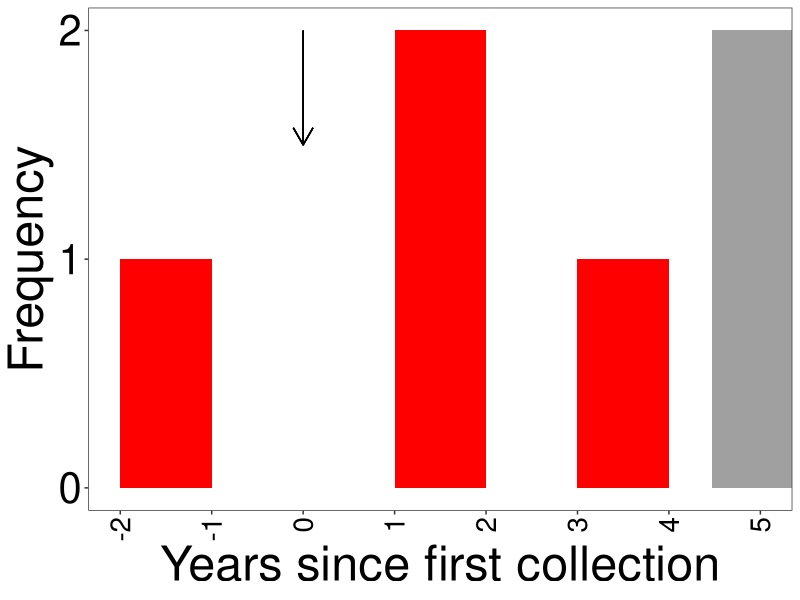

Recreate this plot in R. (Note: this script raises an error after producing the figure.)
#!/usr/bin/Rscript
library(ggplot2)

my.theme <- theme(
text=element_text(size=35),
axis.text=element_text(size=30, colour='black'),
axis.text.x=element_text(angle=90, hjust=1, vjust=0.5, size=20),
legend.text=element_text(size=30),
legend.title=element_text(size=30),
legend.position=c(.98, .98),
legend.justification=c(1, 1),
legend.spacing=unit(0, 'cm'),
legend.margin=margin(0, 0, 0, 0, 'cm'),
legend.key.size=unit(1.2, 'cm'),
legend.background=element_blank(),
legend.box.background=element_blank(),
panel.grid.major=element_blank(),
panel.grid.minor=element_blank()
)

THERAPY_COLOUR <- "#a0a0a0"
THERAPY <- 4.4666666
data <- read.csv("stats/cartoon.data.csv")
data <- subset(data, Censored == 1)

pdf.options(family="Helvetica", fonts="Helvetica", width=7, height=4.2, colormodel='rgb')
pdf("plots/cartoon.hist.pdf")
ggplot(data, aes(x=Estimated.Date)) +
	geom_rect(xmin=THERAPY, xmax=Inf, ymin=0, ymax=2, fill=THERAPY_COLOUR) +
	geom_histogram(breaks=seq(-2, 5, by=1), fill='red') +
	geom_segment(x=0, xend=0, y=2, yend=1.5, arrow=arrow(length = unit(0.5, "cm")))  +
	theme_bw() +
	my.theme +
	scale_x_continuous(name="Years since first collection", breaks=seq(-2, 5, by=1)) +
	scale_y_continuous(name="Frequency", breaks=c(0, 1, 2))
dev.off()

my.theme <- theme(
legend.justification=c(1, 1),
legend.position=0,
legend.spacing=unit(0, 'cm'),
legend.margin=margin(.0, .0, .0, .0, 'cm'),
legend.box.background=element_blank(),
text=element_text(size=35),
legend.key.size=unit(1.2, 'cm'),
axis.text=element_text(size=30, colour='black'),
axis.text.x=element_text(angle=60, hjust=1),
legend.text=element_text(size=30),
panel.grid=element_blank(),
legend.background=element_blank(),
legend.key=element_rect(fill="#00000000", colour="#00000000")
)


data <- read.csv("VL.cartoon.csv")

pdf.options(family="Helvetica", fonts="Helvetica", width=7, height=4.2, colormodel='rgb')
pdf("plots/VL.cartoon.pdf")
ggplot(data, aes(x=Date, y=VL)) +
	geom_rect(xmin=THERAPY, xmax=Inf, ymin=-Inf, ymax=Inf, fill=THERAPY_COLOUR) +
	geom_line(size=1) +
	theme_bw() +
	my.theme +
	coord_cartesian(ylim=c(10, 120000), xlim=c(0, 8)) +
	scale_y_log10(name="Viral load", breaks=10^c(1, 3, 5), labels=sapply(c(1, 3, 5), function(x) bquote(''*10^{.(x)}*''))) +
	scale_x_continuous(name="Years since first collection", breaks=seq(0, 8)) +
	geom_point(aes(colour=factor(Censored), shape=Type), data=subset(data, Used != ""), size=8) +
	scale_colour_manual(name="", breaks=c(0, 1), limits=c(0, 1), labels=c("Training", "Censored"), values=c('black', 'red')) + scale_shape_manual(name="", breaks=c("RNA", "DNA"), limits=c("RNA", "DNA"), labels=c("RNA", "DNA"), values=c(16, 5))
dev.off()
